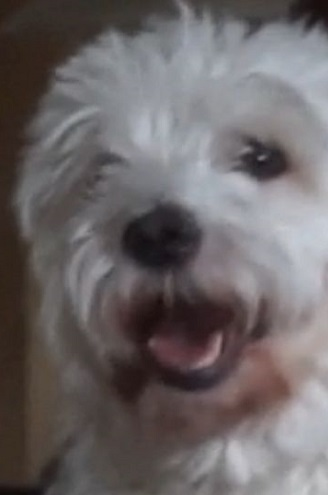
%> input picture 2) Reconstruction in a Basis/ASS2/Questions/Images/dog.jpg, 328 x 495 px
$ octave --eval "result = grayit('../Images/dog.jpg');"   (GNU Octave 9; MATLAB toolbox functions it lacks are replaced by stand-ins)
%> lines starting %> are read from the running program, lines starting %| are printed output that depends on the picture
function Grayscale = grayit(File)
%> called with File = '../Images/dog.jpg'
I = imread(File);           %read in image
%> I is the input picture: size 495x328x3 uint8; mean R, G, B 107.4, 101.5, 102.5
D = double(I);              %make double so picture is better quality

R = D(:,:,1);               %first 2D matrix represents R
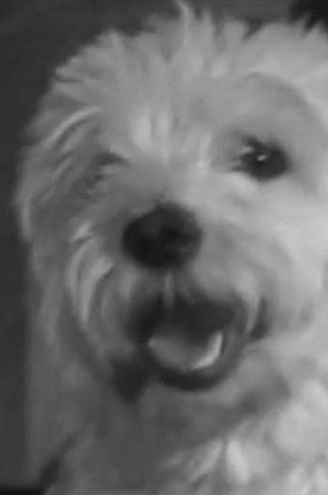
%> R: size 495x328 double; min 16, max 204, mean 107.4
G = D(:,:,2);               %''     ''      ''      ''  G
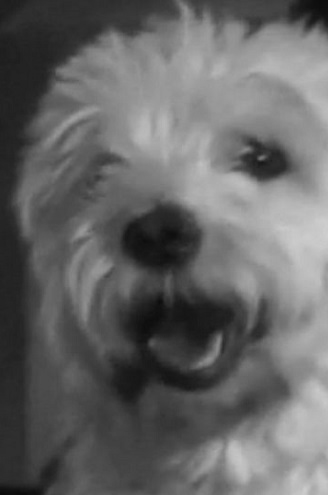
%> G: size 495x328 double; min 11, max 208, mean 101.5
B = D(:,:,3);               %''     ''      ''      ''  B

Grayscale = (R+G+B)/3.0;            %sum RGB and divide by 3 do get grayscale
Grayscale = mat2gray(Grayscale);               %1 byte unsigned integers
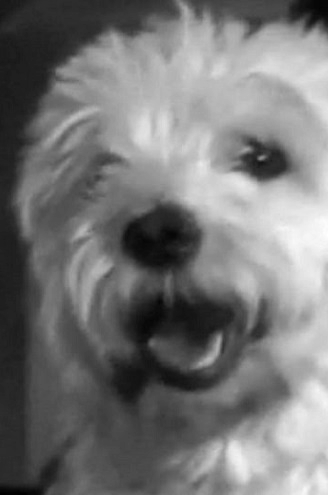
%> Grayscale: size 495x328 double; min 0, max 1, mean 0.464
end

$ run again, on 2) Reconstruction in a Basis/ASS2/Questions/Images/myimage.jpg
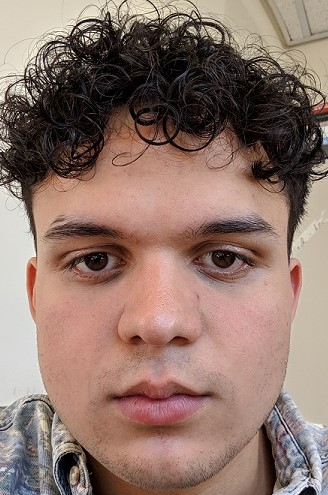
%> input picture 2) Reconstruction in a Basis/ASS2/Questions/Images/myimage.jpg, 328 x 495 px
%> in grayit, I is the input picture: size 495x328x3 uint8; mean R, G, B 142.8, 117.3, 107.4
%> in grayit, `R = D(:,:,1);`:
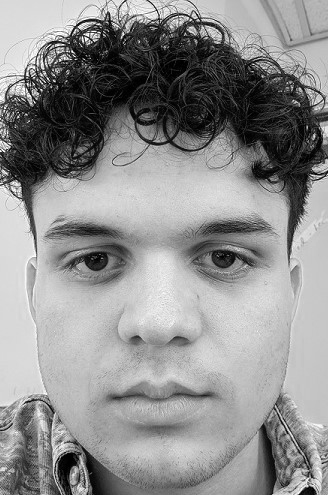
%> R: size 495x328 double; min 0, max 255, mean 142.8
%> in grayit, `B = D(:,:,3);               %''     ''      ''      ''  B`:
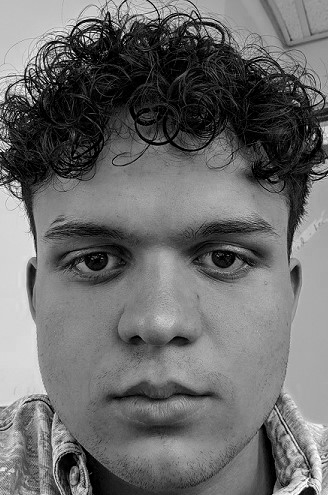
%> B: size 495x328 double; min 0, max 255, mean 107.4

$ run again, on 2) Reconstruction in a Basis/ASS2/Questions/Images/mysmile.jpg
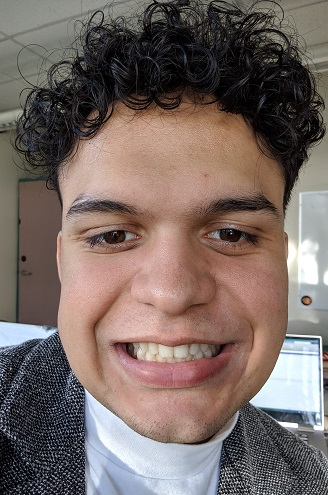
%> input picture 2) Reconstruction in a Basis/ASS2/Questions/Images/mysmile.jpg, 328 x 495 px
%> in grayit, I is the input picture: size 495x328x3 uint8; mean R, G, B 120.6, 105.9, 100.6
%> in grayit, `R = D(:,:,1);`:
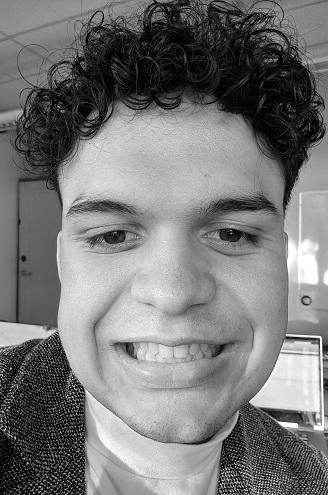
%> R: size 495x328 double; min 0, max 255, mean 120.6
%> in grayit, `B = D(:,:,3);               %''     ''      ''      ''  B`:
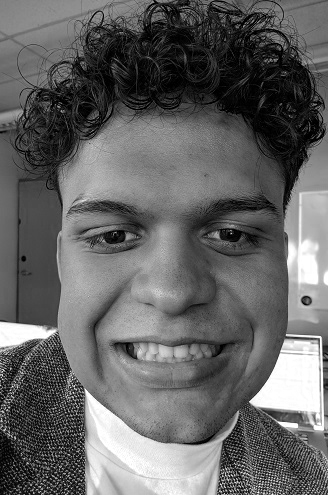
%> B: size 495x328 double; min 0, max 255, mean 100.6
